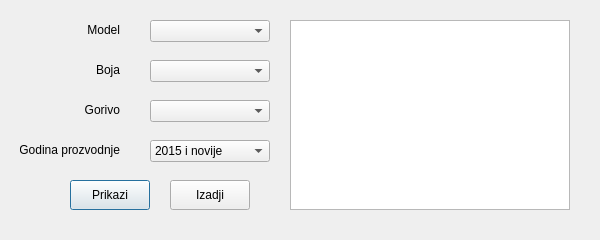
<?xml version="1.0" encoding="UTF-8"?>
<ui version="4.0">
 <class>PoModelu</class>
 <widget class="QDialog" name="PoModelu">
  <property name="geometry">
   <rect>
    <x>0</x>
    <y>0</y>
    <width>600</width>
    <height>240</height>
   </rect>
  </property>
  <property name="windowTitle">
   <string>Po modelu</string>
  </property>
  <widget class="QLabel" name="labelModel">
   <property name="geometry">
    <rect>
     <x>20</x>
     <y>20</y>
     <width>100</width>
     <height>20</height>
    </rect>
   </property>
   <property name="text">
    <string>Model</string>
   </property>
   <property name="alignment">
    <set>Qt::AlignRight|Qt::AlignTrailing|Qt::AlignVCenter</set>
   </property>
  </widget>
  <widget class="QLabel" name="labelBoja">
   <property name="geometry">
    <rect>
     <x>20</x>
     <y>60</y>
     <width>100</width>
     <height>20</height>
    </rect>
   </property>
   <property name="text">
    <string>Boja</string>
   </property>
   <property name="alignment">
    <set>Qt::AlignRight|Qt::AlignTrailing|Qt::AlignVCenter</set>
   </property>
  </widget>
  <widget class="QLabel" name="labelGorivo">
   <property name="geometry">
    <rect>
     <x>20</x>
     <y>100</y>
     <width>100</width>
     <height>20</height>
    </rect>
   </property>
   <property name="text">
    <string>Gorivo</string>
   </property>
   <property name="alignment">
    <set>Qt::AlignRight|Qt::AlignTrailing|Qt::AlignVCenter</set>
   </property>
  </widget>
  <widget class="QLabel" name="labelGodinaProizvodnje">
   <property name="geometry">
    <rect>
     <x>20</x>
     <y>140</y>
     <width>100</width>
     <height>20</height>
    </rect>
   </property>
   <property name="text">
    <string>Godina prozvodnje</string>
   </property>
   <property name="alignment">
    <set>Qt::AlignRight|Qt::AlignTrailing|Qt::AlignVCenter</set>
   </property>
  </widget>
  <widget class="QComboBox" name="comboBoxModel">
   <property name="geometry">
    <rect>
     <x>150</x>
     <y>20</y>
     <width>120</width>
     <height>22</height>
    </rect>
   </property>
  </widget>
  <widget class="QComboBox" name="comboBoxBoja">
   <property name="geometry">
    <rect>
     <x>150</x>
     <y>60</y>
     <width>120</width>
     <height>22</height>
    </rect>
   </property>
  </widget>
  <widget class="QComboBox" name="comboBoxGorivo">
   <property name="geometry">
    <rect>
     <x>150</x>
     <y>100</y>
     <width>120</width>
     <height>22</height>
    </rect>
   </property>
  </widget>
  <widget class="QPushButton" name="pushButtonPrikazi">
   <property name="geometry">
    <rect>
     <x>70</x>
     <y>180</y>
     <width>80</width>
     <height>30</height>
    </rect>
   </property>
   <property name="text">
    <string>Prikazi</string>
   </property>
  </widget>
  <widget class="QPushButton" name="pushButtonIzadji">
   <property name="geometry">
    <rect>
     <x>170</x>
     <y>180</y>
     <width>80</width>
     <height>30</height>
    </rect>
   </property>
   <property name="text">
    <string>Izadji</string>
   </property>
  </widget>
  <widget class="QTableView" name="tableView">
   <property name="geometry">
    <rect>
     <x>290</x>
     <y>20</y>
     <width>280</width>
     <height>190</height>
    </rect>
   </property>
  </widget>
  <widget class="QComboBox" name="comboBoxGodinaProizvodnje">
   <property name="geometry">
    <rect>
     <x>150</x>
     <y>140</y>
     <width>120</width>
     <height>22</height>
    </rect>
   </property>
   <item>
    <property name="text">
     <string>2015 i novije</string>
    </property>
   </item>
   <item>
    <property name="text">
     <string>2010 - 2014</string>
    </property>
   </item>
   <item>
    <property name="text">
     <string>2005 - 2009</string>
    </property>
   </item>
   <item>
    <property name="text">
     <string>2000 - 2004</string>
    </property>
   </item>
   <item>
    <property name="text">
     <string>1995 - 1999</string>
    </property>
   </item>
   <item>
    <property name="text">
     <string>1990 - 1994</string>
    </property>
   </item>
   <item>
    <property name="text">
     <string>pre 1990</string>
    </property>
   </item>
  </widget>
 </widget>
 <resources/>
 <connections/>
</ui>
